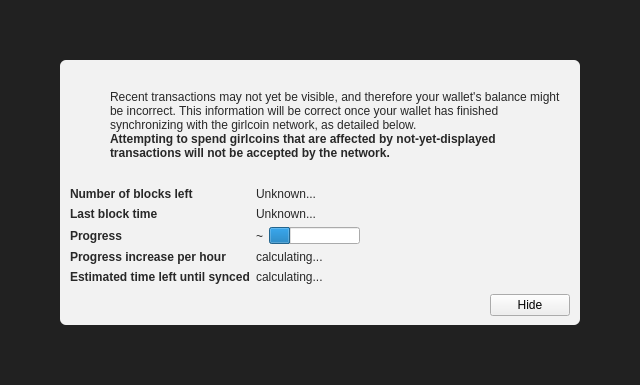
<?xml version="1.0" encoding="UTF-8"?>
<ui version="4.0">
 <class>ModalOverlay</class>
 <widget class="ModalOverlay" name="ModalOverlay">
  <property name="geometry">
   <rect>
    <x>0</x>
    <y>0</y>
    <width>640</width>
    <height>385</height>
   </rect>
  </property>
  <property name="windowTitle">
   <string>Form</string>
  </property>
  <layout class="QVBoxLayout" name="verticalLayout" stretch="0">
   <property name="sizeConstraint">
    <enum>QLayout::SetDefaultConstraint</enum>
   </property>
   <property name="leftMargin">
    <number>0</number>
   </property>
   <property name="topMargin">
    <number>0</number>
   </property>
   <property name="rightMargin">
    <number>0</number>
   </property>
   <property name="bottomMargin">
    <number>0</number>
   </property>
   <item>
    <widget class="QWidget" name="bgWidget" native="true">
     <property name="styleSheet">
      <string notr="true">#bgWidget { background: rgba(0,0,0,220); }</string>
     </property>
     <layout class="QVBoxLayout" name="verticalLayoutMain" stretch="1">
      <property name="leftMargin">
       <number>60</number>
      </property>
      <property name="topMargin">
       <number>60</number>
      </property>
      <property name="rightMargin">
       <number>60</number>
      </property>
      <property name="bottomMargin">
       <number>60</number>
      </property>
      <item>
       <widget class="QWidget" name="contentWidget" native="true">
        <property name="styleSheet">
         <string notr="true">#contentWidget { background: rgba(255,255,255,240); border-radius: 6px; }

QLabel { color: rgb(40,40,40);  }</string>
        </property>
        <layout class="QVBoxLayout" name="verticalLayoutSub" stretch="1,0,0,0">
         <property name="spacing">
          <number>0</number>
         </property>
         <property name="leftMargin">
          <number>10</number>
         </property>
         <property name="topMargin">
          <number>10</number>
         </property>
         <property name="rightMargin">
          <number>10</number>
         </property>
         <property name="bottomMargin">
          <number>10</number>
         </property>
         <item>
          <layout class="QHBoxLayout" name="horizontalLayoutIconText" stretch="0,1">
           <property name="topMargin">
            <number>20</number>
           </property>
           <item>
            <layout class="QVBoxLayout" name="verticalLayoutIcon">
             <property name="leftMargin">
              <number>0</number>
             </property>
             <item>
              <widget class="QPushButton" name="warningIcon">
               <property name="enabled">
                <bool>false</bool>
               </property>
               <property name="text">
                <string/>
               </property>
               <property name="icon">
                <iconset>
                 <normaloff>:/icons/warning</normaloff>
                 <disabledoff>:/icons/warning</disabledoff>:/icons/warning</iconset>
               </property>
               <property name="iconSize">
                <size>
                 <width>48</width>
                 <height>48</height>
                </size>
               </property>
               <property name="flat">
                <bool>true</bool>
               </property>
              </widget>
             </item>
             <item>
              <spacer name="verticalSpacerWarningIcon">
               <property name="orientation">
                <enum>Qt::Vertical</enum>
               </property>
               <property name="sizeHint" stdset="0">
                <size>
                 <width>20</width>
                 <height>40</height>
                </size>
               </property>
              </spacer>
             </item>
            </layout>
           </item>
           <item>
            <layout class="QVBoxLayout" name="verticalLayoutInfoText">
             <property name="leftMargin">
              <number>0</number>
             </property>
             <property name="topMargin">
              <number>0</number>
             </property>
             <item>
              <widget class="QLabel" name="infoText">
               <property name="text">
                <string>Recent transactions may not yet be visible, and therefore your wallet's balance might be incorrect. This information will be correct once your wallet has finished synchronizing with the girlcoin network, as detailed below.</string>
               </property>
               <property name="textFormat">
                <enum>Qt::RichText</enum>
               </property>
               <property name="wordWrap">
                <bool>true</bool>
               </property>
              </widget>
             </item>
             <item>
              <widget class="QLabel" name="infoTextStrong">
               <property name="font">
                <font>
                 <weight>75</weight>
                 <bold>true</bold>
                </font>
               </property>
               <property name="text">
                <string>Attempting to spend girlcoins that are affected by not-yet-displayed transactions will not be accepted by the network.</string>
               </property>
               <property name="textFormat">
                <enum>Qt::RichText</enum>
               </property>
               <property name="wordWrap">
                <bool>true</bool>
               </property>
              </widget>
             </item>
             <item>
              <spacer name="verticalSpacerInTextSpace">
               <property name="orientation">
                <enum>Qt::Vertical</enum>
               </property>
               <property name="sizeHint" stdset="0">
                <size>
                 <width>20</width>
                 <height>40</height>
                </size>
               </property>
              </spacer>
             </item>
            </layout>
           </item>
          </layout>
         </item>
         <item>
          <spacer name="verticalSpacerAfterText">
           <property name="orientation">
            <enum>Qt::Vertical</enum>
           </property>
           <property name="sizeHint" stdset="0">
            <size>
             <width>20</width>
             <height>40</height>
            </size>
           </property>
          </spacer>
         </item>
         <item>
          <layout class="QFormLayout" name="formLayout">
           <property name="fieldGrowthPolicy">
            <enum>QFormLayout::FieldsStayAtSizeHint</enum>
           </property>
           <property name="horizontalSpacing">
            <number>6</number>
           </property>
           <property name="verticalSpacing">
            <number>6</number>
           </property>
           <property name="topMargin">
            <number>10</number>
           </property>
           <item row="0" column="0">
            <widget class="QLabel" name="labelNumberOfBlocksLeft">
             <property name="font">
              <font>
               <weight>75</weight>
               <bold>true</bold>
              </font>
             </property>
             <property name="text">
              <string>Number of blocks left</string>
             </property>
            </widget>
           </item>
           <item row="0" column="1">
            <widget class="QLabel" name="numberOfBlocksLeft">
             <property name="text">
              <string>Unknown...</string>
             </property>
            </widget>
           </item>
           <item row="1" column="0">
            <widget class="QLabel" name="labelLastBlockTime">
             <property name="font">
              <font>
               <weight>75</weight>
               <bold>true</bold>
              </font>
             </property>
             <property name="text">
              <string>Last block time</string>
             </property>
            </widget>
           </item>
           <item row="1" column="1">
            <widget class="QLabel" name="newestBlockDate">
             <property name="sizePolicy">
              <sizepolicy hsizetype="Maximum" vsizetype="Preferred">
               <horstretch>0</horstretch>
               <verstretch>0</verstretch>
              </sizepolicy>
             </property>
             <property name="text">
              <string>Unknown...</string>
             </property>
            </widget>
           </item>
           <item row="2" column="0">
            <widget class="QLabel" name="labelSyncDone">
             <property name="font">
              <font>
               <weight>75</weight>
               <bold>true</bold>
              </font>
             </property>
             <property name="text">
              <string>Progress</string>
             </property>
            </widget>
           </item>
           <item row="2" column="1">
            <layout class="QHBoxLayout" name="horizontalLayoutSync" stretch="0,1">
             <item>
              <widget class="QLabel" name="percentageProgress">
               <property name="text">
                <string notr="true">~</string>
               </property>
              </widget>
             </item>
             <item>
              <widget class="QProgressBar" name="progressBar">
               <property name="value">
                <number>24</number>
               </property>
               <property name="format">
                <string/>
               </property>
              </widget>
             </item>
            </layout>
           </item>
           <item row="4" column="0">
            <widget class="QLabel" name="labelProgressIncrease">
             <property name="font">
              <font>
               <weight>75</weight>
               <bold>true</bold>
              </font>
             </property>
             <property name="text">
              <string>Progress increase per hour</string>
             </property>
            </widget>
           </item>
           <item row="4" column="1">
            <widget class="QLabel" name="progressIncreasePerH">
             <property name="text">
              <string>calculating...</string>
             </property>
            </widget>
           </item>
           <item row="5" column="0">
            <widget class="QLabel" name="labelEstimatedTimeLeft">
             <property name="font">
              <font>
               <weight>75</weight>
               <bold>true</bold>
              </font>
             </property>
             <property name="text">
              <string>Estimated time left until synced</string>
             </property>
            </widget>
           </item>
           <item row="5" column="1">
            <widget class="QLabel" name="expectedTimeLeft">
             <property name="text">
              <string>calculating...</string>
             </property>
            </widget>
           </item>
          </layout>
         </item>
         <item>
          <layout class="QHBoxLayout" name="horizontalLayoutButtons">
           <property name="leftMargin">
            <number>10</number>
           </property>
           <property name="topMargin">
            <number>10</number>
           </property>
           <item>
            <spacer name="horizontalSpacer">
             <property name="orientation">
              <enum>Qt::Horizontal</enum>
             </property>
             <property name="sizeHint" stdset="0">
              <size>
               <width>40</width>
               <height>20</height>
              </size>
             </property>
            </spacer>
           </item>
           <item>
            <widget class="QPushButton" name="closeButton">
             <property name="text">
              <string>Hide</string>
             </property>
            </widget>
           </item>
          </layout>
         </item>
        </layout>
       </widget>
      </item>
     </layout>
    </widget>
   </item>
  </layout>
 </widget>
 <customwidgets>
  <customwidget>
   <class>ModalOverlay</class>
   <extends>QWidget</extends>
   <header>modaloverlay.h</header>
   <container>1</container>
  </customwidget>
 </customwidgets>
 <resources/>
 <connections/>
</ui>
